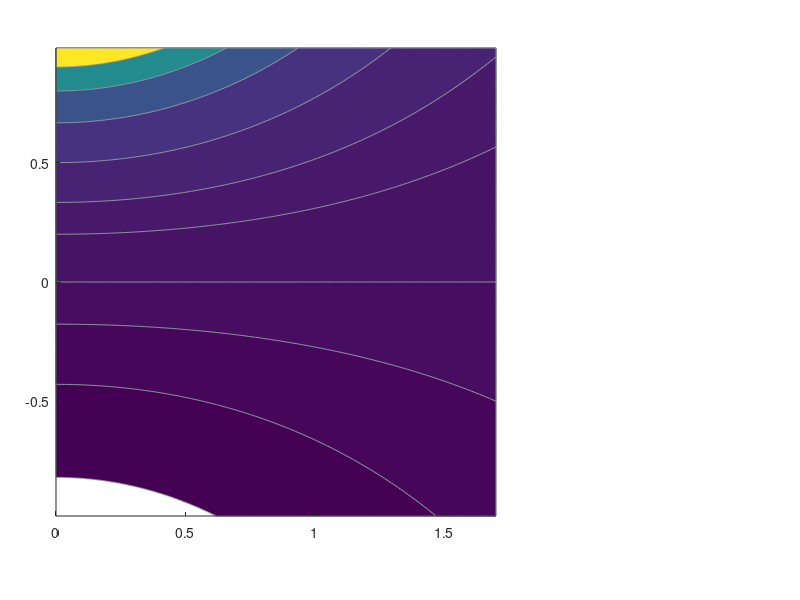

MATLAB code for this plot: (Note: this script raises an error after producing the figure.)
%% generate_figures_companion_main.m
%
% Ideal main-text theory plates for the PEF mathematics companion:
%   Figure_1_halfstrip_domain.png     §2  fundamental domain + involution
%   Figure_2_mobius_linearisation.png §3  affine reciprocal / iso-eta
%   Figure_3_sphere_theory.png        §4  clean sphere (no KPI cloud)
%   Figure_4_psi_partition.png        §5–6 partition cumulants + psi
%
% Usage (from pef-mathematics root):
%   /Applications/MATLAB_R2025b.app/bin/matlab -batch \
%     "cd('scripts'); run('generate_figures_companion_main.m')"

clear; close all; clc;

repo_root = fileparts(fileparts(mfilename('fullpath')));
fig_dir   = fullfile(repo_root, 'figures');
if ~exist(fig_dir, 'dir'), mkdir(fig_dir); end

col_pos  = [0.18 0.44 0.76];
col_neg  = [0.80 0.18 0.18];
col_line = [0.22 0.22 0.22];
col_psi  = [0.10 0.45 0.55];
col_eta  = [0.85 0.45 0.10];

%% ========================================================================
%  Figure 1 — Fundamental half-strip (§2)
% ========================================================================
fig1 = figure('Units', 'centimeters', 'Position', [1 1 24 11], 'Color', 'w');

% ---- Main: half-strip landscape ----------------------------------------
ax1 = axes('Parent', fig1, 'Position', [0.07 0.14 0.55 0.78]);
hold(ax1, 'on');

tau_d = linspace(0, 1.7, 160);
rho_d = linspace(-0.98, 0.98, 200);
[TT, RR] = meshgrid(tau_d, rho_d);
ETA = cosh(TT) ./ (cosh(TT) - RR);
ETA(~isfinite(ETA) | abs(RR .* sech(TT)) >= 1) = NaN;

levels = [0.55 0.7 0.85 1 1.25 1.5 2 3 5 10];
contourf(ax1, TT, RR, ETA, levels, ...
    'LineColor', [0.55 0.58 0.62], 'LineWidth', 0.35, 'HandleVisibility', 'off');
colormap(ax1, brew_pef());
cb = colorbar(ax1);
cb.Label.String = '\eta';
cb.Label.FontSize = 12;
cb.FontSize = 10;
caxis(ax1, [0.5 5]);

% Explicit iso-eta cosh overlays: rho = (1 - 1/eta) * cosh(tau)
tau_c = linspace(0, 1.7, 200);
eta_iso = [0.6 0.75 2 4];
iso_cols = [0.70 0.35 0.15; 0.65 0.25 0.20; 0.10 0.35 0.65; 0.05 0.20 0.55];
for k = 1:numel(eta_iso)
    e = eta_iso(k);
    c = 1 / e;
    rho_iso = (1 - c) * cosh(tau_c);
    ok = abs(rho_iso) < 0.99;
    plot(ax1, tau_c(ok), rho_iso(ok), '-', 'Color', iso_cols(k,:), ...
        'LineWidth', 1.3, 'HandleVisibility', 'off');
end

yline(ax1, 0, '-', 'Color', col_line, 'LineWidth', 1.8);
plot(ax1, 0.03, 0.93, 'p', 'MarkerSize', 12, ...
    'MarkerFaceColor', [1 0.9 0.2], 'MarkerEdgeColor', [0.1 0.1 0.1], ...
    'LineWidth', 0.9, 'HandleVisibility', 'off');
text(ax1, 0.22, 0.78, 'pole', 'FontSize', 12, 'Color', [0.25 0.25 0.25]);

xlim(ax1, [0 1.65]);
ylim(ax1, [-0.98 0.98]);
xlabel(ax1, '\tau = (1/2) log \kappa', 'FontSize', 12);
ylabel(ax1, '\rho', 'FontSize', 12);
text(ax1, 0.03, 0.04, '(A)', 'Units', 'normalized', ...
    'FontSize', 12, 'FontWeight', 'bold', 'VerticalAlignment', 'bottom');
text(ax1, 1.15, 0.55, '\eta > 1', 'Color', col_pos, 'FontSize', 12, 'FontWeight', 'bold');
text(ax1, 1.15, -0.55, '\eta < 1', 'Color', col_neg, 'FontSize', 12, 'FontWeight', 'bold');
text(ax1, 0.15, 0.08, '\rho = 0', 'FontSize', 12, 'Color', col_line);
ax1.FontSize = 10;
ax1.TickDir = 'out';
ax1.Box = 'off';

% ---- Inset: involution folding -----------------------------------------
ax1b = axes('Parent', fig1, 'Position', [0.70 0.18 0.26 0.68]);
hold(ax1b, 'on');

% Full strip sketch: shade tau<0 pale, tau>=0 bold
fill(ax1b, [-1.5 0 0 -1.5], [-1 -1 1 1], [0.93 0.94 0.96], ...
    'EdgeColor', 'none', 'HandleVisibility', 'off');
fill(ax1b, [0 1.5 1.5 0], [-1 -1 1 1], [0.88 0.92 0.97], ...
    'EdgeColor', 'none', 'HandleVisibility', 'off');

% Sample points and their involution images
rng(1);
n_demo = 12;
tau_s = 0.15 + 1.2 * rand(n_demo, 1);
rho_s = -0.7 + 1.4 * rand(n_demo, 1);
eta_s = cosh(tau_s) ./ (cosh(tau_s) - rho_s);
cols_s = zeros(n_demo, 3);
for i = 1:n_demo
    if rho_s(i) >= 0
        cols_s(i, :) = col_pos;
    else
        cols_s(i, :) = col_neg;
    end
    plot(ax1b, [-tau_s(i), tau_s(i)], [rho_s(i), rho_s(i)], ':', ...
        'Color', [0.65 0.65 0.65], 'LineWidth', 0.8, 'HandleVisibility', 'off');
    plot(ax1b, -tau_s(i), rho_s(i), 'o', 'MarkerSize', 6, ...
        'MarkerFaceColor', cols_s(i,:), 'MarkerEdgeColor', cols_s(i,:)*0.7, ...
        'HandleVisibility', 'off');
    plot(ax1b, tau_s(i), rho_s(i), 'o', 'MarkerSize', 7, ...
        'MarkerFaceColor', cols_s(i,:), 'MarkerEdgeColor', [0.1 0.1 0.1], ...
        'LineWidth', 0.7, 'HandleVisibility', 'off');
end

xline(ax1b, 0, '-', 'Color', col_line, 'LineWidth', 1.4);
yline(ax1b, 0, '-', 'Color', [0.5 0.5 0.5], 'LineWidth', 1.0);
xlim(ax1b, [-1.5 1.5]);
ylim(ax1b, [-1 1]);
xlabel(ax1b, '\tau', 'FontSize', 12);
ylabel(ax1b, '\rho', 'FontSize', 12);
text(ax1b, 0.03, 0.97, '(B)', 'Units', 'normalized', ...
    'FontSize', 12, 'FontWeight', 'bold', 'VerticalAlignment', 'top');
text(ax1b, -0.40, 0.86, '$\tau < 0$', 'Interpreter', 'latex', 'FontSize', 12, 'Color', [0.35 0.35 0.35]);
text(ax1b, 0.40, 0.86, '$\tau \geq 0$', 'Interpreter', 'latex', 'FontSize', 12, 'Color', [0.2 0.35 0.55]);
ax1b.FontSize = 10;
ax1b.TickDir = 'out';
ax1b.Box = 'off';
axis(ax1b, 'square');

export_clean(fig1, fullfile(fig_dir, 'Figure_1_halfstrip_domain.png'));

%% ========================================================================
%  Figure 2 — Möbius linearisation (§3)
% ========================================================================
fig2 = figure('Units', 'centimeters', 'Position', [1 1 24 10], 'Color', 'w');

% Left: iso-eta as cosh curves in (tau, rho)
ax2a = subplot(1, 2, 1);
hold(ax2a, 'on');
tau_c = linspace(0, 1.8, 300);
eta_list = [0.55 0.7 0.85 1 1.25 1.5 2 3 5];
cmap_iso = brew_pef();
for k = 1:numel(eta_list)
    e = eta_list(k);
    c = 1 / e;
    rho_iso = (1 - c) * cosh(tau_c);
    ok = abs(rho_iso) < 0.99;
    col = interp1(linspace(0.5, 5, size(cmap_iso,1)), cmap_iso, min(max(e, 0.5), 5));
    lw = 1.0 + 1.2 * (e == 1);
    if e == 1
        plot(ax2a, tau_c, zeros(size(tau_c)), '-', 'Color', col_line, ...
            'LineWidth', 2.0, 'HandleVisibility', 'off');
    else
        plot(ax2a, tau_c(ok), rho_iso(ok), '-', 'Color', col, ...
            'LineWidth', lw, 'HandleVisibility', 'off');
        if e >= 3
            tau_lab = 0.12;
        else
            tau_lab = 0.45;
        end
        [~, jlab] = min(abs(tau_c - tau_lab));
        if ok(jlab) && abs(rho_iso(jlab)) < 0.88
            text(ax2a, tau_c(jlab) + 0.04, rho_iso(jlab), sprintf('%.2g', e), ...
                'FontSize', 10, 'Color', col*0.75, ...
                'HorizontalAlignment', 'left', 'VerticalAlignment', 'middle', ...
                'Clipping', 'on');
        end
    end
end
xlim(ax2a, [0 1.75]);
ylim(ax2a, [-0.95 0.95]);
xlabel(ax2a, '\tau', 'FontSize', 12);
ylabel(ax2a, '\rho', 'FontSize', 12);
text(ax2a, 0.90, 0.96, '(A)', 'Units', 'normalized', ...
    'FontSize', 12, 'FontWeight', 'bold', 'VerticalAlignment', 'top', ...
    'HorizontalAlignment', 'right');
text(ax2a, 1.35, 0.08, '\eta = 1', 'FontSize', 12, 'Color', col_line);
ax2a.FontSize = 10;
ax2a.TickDir = 'out';
ax2a.Box = 'off';
grid(ax2a, 'on');
ax2a.GridAlpha = 0.12;

% Right: affine in rho at fixed tau — 1/eta vs rho
ax2b = subplot(1, 2, 2);
hold(ax2b, 'on');
rho_line = linspace(-0.9, 0.9, 200);
tau_fixed = [0 0.5 1.0 1.5];
cols_tau = [0.15 0.15 0.15; 0.18 0.44 0.76; 0.10 0.55 0.45; 0.75 0.35 0.10];
for k = 1:numel(tau_fixed)
    t = tau_fixed(k);
    inv_eta = 1 - rho_line * sech(t);
    plot(ax2b, rho_line, inv_eta, '-', 'Color', cols_tau(k,:), ...
        'LineWidth', 1.6, 'DisplayName', sprintf('\\tau = %.1f', t));
end
yline(ax2b, 1, '--', 'Color', [0.5 0.5 0.5], 'LineWidth', 1.0, 'HandleVisibility', 'off');
xline(ax2b, 0, ':', 'Color', [0.5 0.5 0.5], 'LineWidth', 1.0, 'HandleVisibility', 'off');
xlabel(ax2b, '\rho', 'FontSize', 12);
ylabel(ax2b, '1/\eta', 'FontSize', 12);
text(ax2b, 0.03, 0.97, '(B)', 'Units', 'normalized', ...
    'FontSize', 12, 'FontWeight', 'bold', 'VerticalAlignment', 'top');
legend(ax2b, 'Location', 'northeast', 'FontSize', 12, 'Box', 'off');
xlim(ax2b, [-0.9 0.9]);
ylim(ax2b, [0 2.2]);
ax2b.FontSize = 10;
ax2b.TickDir = 'out';
ax2b.Box = 'off';
grid(ax2b, 'on');
ax2b.GridAlpha = 0.12;

export_clean(fig2, fullfile(fig_dir, 'Figure_2_mobius_linearisation.png'));

fprintf('Done: Figures 1--2 written to %s\n', fig_dir);
return

%% Unpublished plates (not inputs of the reduced note) -----------------

%% ========================================================================
%  Figure 3 — Clean sphere theory plate (§4)
% ========================================================================
fig3 = figure('Units', 'centimeters', 'Position', [1 1 22 16], 'Color', 'w');
ax3 = axes('Parent', fig3);
hold(ax3, 'on');

[SX, SY, SZ] = sphere(90);
surf(ax3, SX, SY, SZ, ...
    'FaceAlpha', 0.07, 'FaceColor', [0.85 0.90 0.95], ...
    'EdgeColor', [0.82 0.86 0.92], 'EdgeAlpha', 0.10, ...
    'LineWidth', 0.25, 'HandleVisibility', 'off');

phi = linspace(0, 2*pi, 361);
% Equator rho=0
plot3(ax3, zeros(size(phi)), cos(phi), sin(phi), ...
    'Color', col_line, 'LineWidth', 1.6, 'DisplayName', '\rho = 0  (equator)');
% Fisher meridian tau=0
plot3(ax3, cos(phi), sin(phi), zeros(size(phi)), ...
    'Color', [0.35 0.35 0.35], 'LineWidth', 1.0, 'LineStyle', ':', ...
    'DisplayName', '\kappa = 1  (Fisher meridian)');

iso_eta = [0.55 0.75 1 2 4 10];
iso_styles = {'--', '--', '-', '--', '-', '--'};
iso_lw = [1.0 0.9 2.0 0.9 1.3 0.9];
iso_cols = [0.70 0.25 0.15; 0.75 0.40 0.15; 0.25 0.25 0.25; ...
            0.12 0.40 0.70; 0.08 0.25 0.55; 0.02 0.12 0.40];
for k = 1:numel(iso_eta)
    e = iso_eta(k);
    cos_s = 1 - 1/e;
    if abs(cos_s) >= 1, continue; end
    sin_s = sqrt(1 - cos_s^2);
    plot3(ax3, cos_s*ones(size(phi)), sin_s*cos(phi), sin_s*sin(phi), ...
        'Color', iso_cols(k,:), 'LineWidth', iso_lw(k), ...
        'LineStyle', iso_styles{k}, ...
        'DisplayName', sprintf('\\eta = %g', e));
end

% Pole / antipole
scatter3(ax3, 1, 0, 0, 140, 'p', ...
    'MarkerFaceColor', [1 0.9 0.2], 'MarkerEdgeColor', [0.1 0.1 0.1], ...
    'LineWidth', 1.2, 'DisplayName', 'pole  (\eta \rightarrow \infty)');
scatter3(ax3, -1, 0, 0, 90, 'd', ...
    'MarkerFaceColor', [0.85 0.85 0.85], 'MarkerEdgeColor', [0.4 0.4 0.4], ...
    'LineWidth', 1.0, 'DisplayName', 'antipole  (\eta = 1/2)');

% Hemisphere labels
text(ax3, 0.05, 0, 1.15, '\tau > 0', 'FontSize', 9, 'Color', [0.3 0.3 0.3]);
text(ax3, 0.05, 0, -1.18, '\tau < 0', 'FontSize', 9, 'Color', [0.3 0.3 0.3]);
text(ax3, 1.18, 0, 0.08, 'pole', 'FontSize', 8, 'Color', [0.25 0.25 0.25]);
text(ax3, -1.35, 0, 0.08, 'antipole', 'FontSize', 8, 'Color', [0.45 0.45 0.45]);
text(ax3, 0.08, 0, 0.08, {'\rho > 0', 'hemisphere'}, 'FontSize', 8, ...
    'Color', col_pos, 'FontWeight', 'bold');
% place text in positive cos-sigma region
text(ax3, 0.55, 0.15, 0.55, '\eta > 1', 'FontSize', 9, 'Color', col_pos, 'FontWeight', 'bold');
text(ax3, -0.35, 0.15, 0.55, '\eta < 1', 'FontSize', 9, 'Color', col_neg, 'FontWeight', 'bold');

axis(ax3, 'equal');
axis(ax3, 'off');
view(ax3, 210, 16);
camlight(ax3, 'headlight');
lighting(ax3, 'gouraud');
material(ax3, 'dull');
legend(ax3, 'Location', 'northwest', 'FontSize', 7.5, 'Box', 'on', ...
    'Color', [0.98 0.98 0.98], 'EdgeColor', [0.75 0.75 0.75]);
title(ax3, {'\eta as inverse spherical chord', ...
    '\eta = 1/(1 - cos \sigma),   cos \sigma = \rho sech \tau'}, ...
    'FontSize', 11, 'FontWeight', 'normal');

% Inset: eta vs sigma curve
ax3i = axes('Parent', fig3, 'Position', [0.72 0.08 0.24 0.28]);
hold(ax3i, 'on');
sig = linspace(0.15, pi-0.05, 400);
eta_sig = 1 ./ (1 - cos(sig));
plot(ax3i, sig, eta_sig, 'k-', 'LineWidth', 1.6);
xline(ax3i, pi/2, '--', 'Color', [0.4 0.4 0.4], 'LineWidth', 0.9);
yline(ax3i, 1, '--', 'Color', [0.4 0.4 0.4], 'LineWidth', 0.9);
ylim(ax3i, [0.4 8]);
xlim(ax3i, [0 pi]);
xticks(ax3i, [0 pi/2 pi]);
xticklabels(ax3i, {'0', '\pi/2', '\pi'});
xlabel(ax3i, '\sigma', 'FontSize', 8);
ylabel(ax3i, '\eta', 'FontSize', 8);
title(ax3i, '\eta = 1/(1-cos\sigma)', 'FontSize', 8, 'FontWeight', 'normal');
grid(ax3i, 'on');
ax3i.GridAlpha = 0.15;
ax3i.FontSize = 7;
ax3i.Box = 'off';

export_clean(fig3, fullfile(fig_dir, 'Figure_3_sphere_theory.png'));

%% ========================================================================
%  Figure 4 — Partition function + psi (§5–6)
% ========================================================================
fig4 = figure('Units', 'centimeters', 'Position', [1 1 24 10], 'Color', 'w');

% Left: cumulants vs eta
ax4a = subplot(1, 2, 1);
hold(ax4a, 'on');
eta_g = linspace(1.02, 8, 300);
plot(ax4a, eta_g, eta_g - 1, '-', 'Color', col_pos, 'LineWidth', 1.8, ...
    'DisplayName', 'E[N] = \eta - 1');
plot(ax4a, eta_g, eta_g .* (eta_g - 1), '-', 'Color', col_eta, 'LineWidth', 1.8, ...
    'DisplayName', 'Var(N) = \eta(\eta - 1)');
xline(ax4a, 1, ':', 'Color', [0.5 0.5 0.5], 'LineWidth', 1.0, 'HandleVisibility', 'off');
xlabel(ax4a, '\eta', 'FontSize', 10);
ylabel(ax4a, 'Cumulant', 'FontSize', 10);
title(ax4a, 'Geometric-family cumulants (\rho > 0)', ...
    'FontSize', 10, 'FontWeight', 'normal');
legend(ax4a, 'Location', 'northwest', 'FontSize', 8, 'Box', 'off');
xlim(ax4a, [1 8]);
ylim(ax4a, [0 55]);
ax4a.FontSize = 9;
ax4a.TickDir = 'out';
ax4a.Box = 'off';
grid(ax4a, 'on');
ax4a.GridAlpha = 0.12;
text(ax4a, 0.55, 0.15, {'log \eta = -log(1 - u)', 'u = \rho sech \tau'}, ...
    'Units', 'normalized', 'FontSize', 8, 'Color', [0.3 0.3 0.3]);

% Right: signed psi vs u = rho sech tau
ax4b = subplot(1, 2, 2);
hold(ax4b, 'on');
u_pos = linspace(1e-4, 0.98, 300);
u_neg = -fliplr(u_pos);
psi_pos = 2 * atanh(sqrt(u_pos));
psi_neg = -2 * atanh(sqrt(abs(u_neg)));
plot(ax4b, u_pos, psi_pos, '-', 'Color', col_pos, 'LineWidth', 2.0, ...
    'DisplayName', '\rho > 0');
plot(ax4b, u_neg, psi_neg, '-', 'Color', col_neg, 'LineWidth', 2.0, ...
    'DisplayName', '\rho < 0');
plot(ax4b, 0, 0, 'ko', 'MarkerFaceColor', 'k', 'MarkerSize', 6, ...
    'DisplayName', '\rho = 0');
xline(ax4b, 0, '-', 'Color', col_line, 'LineWidth', 1.2, 'HandleVisibility', 'off');
yline(ax4b, 0, '-', 'Color', [0.5 0.5 0.5], 'LineWidth', 0.9, 'HandleVisibility', 'off');

% Fisher z comparison at tau=0: psi = 2 atanh sqrt(rho), z = atanh(rho)
rho_f = linspace(-0.95, 0.95, 200);
z_f = atanh(rho_f);
plot(ax4b, rho_f, z_f, '--', 'Color', [0.55 0.55 0.55], 'LineWidth', 1.1, ...
    'DisplayName', 'Fisher z = arctanh \rho  (\tau = 0)');

xlabel(ax4b, 'u = \rho sech \tau', 'FontSize', 10);
ylabel(ax4b, '\psi  (signed)', 'FontSize', 10);
title(ax4b, 'Fisher–Rao arc length from independence', ...
    'FontSize', 10, 'FontWeight', 'normal');
legend(ax4b, 'Location', 'southeast', 'FontSize', 7.5, 'Box', 'off');
xlim(ax4b, [-1 1]);
ylim(ax4b, [-3.2 3.2]);
ax4b.FontSize = 9;
ax4b.TickDir = 'out';
ax4b.Box = 'off';
grid(ax4b, 'on');
ax4b.GridAlpha = 0.12;
text(ax4b, 0.05, 0.92, 'psi = sign(rho)*2 arctanh sqrt(|u|)', ...
    'Units', 'normalized', 'FontSize', 8, 'Color', col_psi, 'Interpreter', 'none');

sgtitle(fig4, 'Partition function and the \psi coordinate', ...
    'FontSize', 12, 'FontWeight', 'normal');
export_clean(fig4, fullfile(fig_dir, 'Figure_4_psi_partition.png'));

fprintf('Done: Figures 1–4 written to %s\n', fig_dir);

%% Helpers ----------------------------------------------------------------
function export_clean(fig, path)
    set(fig, 'ToolBar', 'none');
    axs = findall(fig, 'Type', 'axes');
    for ia = 1:numel(axs)
        if isprop(axs(ia), 'Toolbar') && ~isempty(axs(ia).Toolbar)
            axs(ia).Toolbar.Visible = 'off';
        end
    end
    exportgraphics(fig, path, 'Resolution', 300);
    fprintf('Saved: %s\n', path);
end

function cmap = brew_pef()
    n = 256;
    stops = [0.95 0.96 0.97; 0.55 0.72 0.82; 0.12 0.38 0.55; ...
             0.85 0.55 0.18; 0.72 0.22 0.14];
    xi = linspace(1, size(stops, 1), n);
    cmap = interp1(1:size(stops, 1), stops, xi);
end
